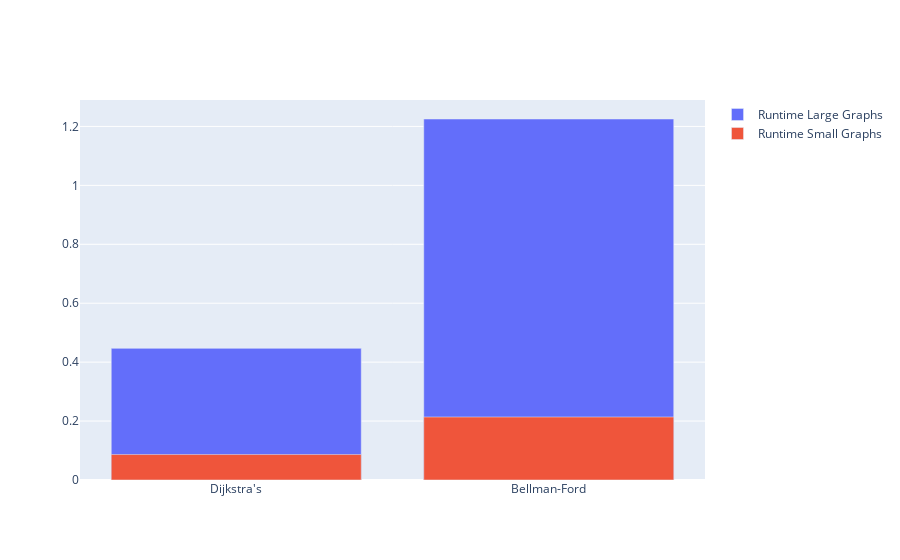

The cell this chart's notebook holds for it:
### Code cell
from plotly.offline import init_notebook_mode, iplot
from plotly import graph_objs as go
init_notebook_mode(connected = True)

data = [
    go.Bar(x=algorithm3, y=np.asarray(large_graphs_avg_time[:len(large_graphs_avg_time)-2]) * 1000, name='Runtime Large Graphs',  
            #base=0
           ),
    go.Bar(x=algorithm3, y=np.asarray(small_graphs_avg_time[:len(small_graphs_avg_time)-2]) * 1000, name='Runtime Small Graphs', 
           #base=0,
           #width=0.5
          )]

layout = go.Layout(
    barmode='overlay',
)

fig = dict(data = data, layout = layout)
iplot(fig, show_link=False)

### Figure 1 — Plotly figure (JSON) as saved in the notebook; plotly's stock layout.template omitted (floating-point values rounded to 4 significant figures)
{"data": [{"name": "Runtime Large Graphs", "type": "bar", "x": ["Dijkstra's", "Bellman-Ford"], "y": [0.4467, 1.225]}, {"name": "Runtime Small Graphs", "type": "bar", "x": ["Dijkstra's", "Bellman-Ford"], "y": [0.08647, 0.2137]}], "layout": {"barmode": "overlay"}}
